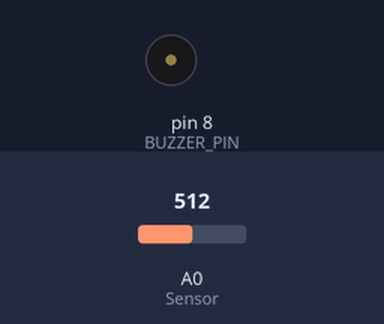
A sketch run on a simulated Arduino Uno, built with avr-gcc and run on an emulated ATmega328P. Parts: buzzer (waves = sounding, pin HIGH). Inputs (shaded band) come from the test bench; at power-on: A0 (Sensor) = 512. What the sketch prints to the serial monitor is not drawn.

Above: at 0.15 s.
Timing chart, 0 to 1.8 s (numbered marks = the images above):
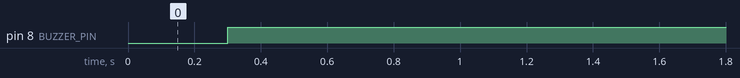

Measured:
- by itself, pin 8 (BUZZER_PIN): LOW → HIGH at 0.30 s

The sketch:

ldr-buzzer-alert.ino
```cpp
#define BUZZER_PIN 8
#define BTN_PIN 7

int sensor;
int led=13;

void setup(){
  Serial.begin(9600);
pinMode(BUZZER_PIN, OUTPUT);
}
void loop(){
  sensor = analogRead(A0); // Khandane Meghdare Sensor Photocell

  Serial.print("Sensor Value= ");
  Serial.println(sensor);
  delay(300);

  if( sensor > 800){
    digitalWrite(BUZZER_PIN,LOW);
  }
  else{
    digitalWrite(BUZZER_PIN, HIGH);
  }
}
```
